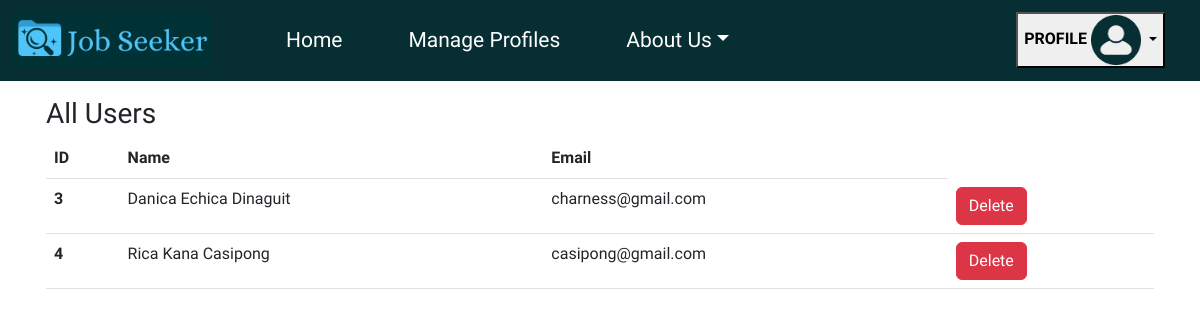
/admin/manage.php, run on the app's committed database.
### tables this page shows
CREATE TABLE `tbl_user` (
  `user_id` int(50) NOT NULL,
  `user_name` varchar(100) NOT NULL,
  `user_address` varchar(100) NOT NULL,
  `user_email` varchar(100) NOT NULL,
  `user_password` varchar(100) NOT NULL,
  `user_contactnumber` varchar(100) NOT NULL,
  `user_sex` varchar(100) NOT NULL
);

### admin/manage.php (the view, shortened to what this page needs)
<?php
include("../inc/header.php");
?>
<!DOCTYPE html>
<html lang="en">
<head>
    <link rel="stylesheet" href="../dashboardstyle.css">
    <link href="https://cdn.jsdelivr.net/npm/bootstrap@5.3.0-alpha3/dist/css/bootstrap.min.css" rel="stylesheet">
</head>
<body>
    <nav class="navbar navbar-expand-lg" id="nav_color">
        <div class="container-fluid">
        <a class="navbar-brand" href="loggedadmin.html">
                <img src="../images/logo.PNG" style=" width: 200px; margin-right: 0px;" alt="Logo">
            </a>
        <div class="collapse navbar-collapse" id="navbarScroll">
            <ul class="navbar-nav me-auto my-2 my-lg-0 navbar-nav-scroll" style="--bs-scroll-height: 100px;">
            <li class="nav-item">
                <a id="nav_item" class="nav-link active"  href="loggedadmin.html">Home</a>
            </li>
            <li class="nav-item">
                <a id="nav_item" class="nav-link" aria-current="page" href="#">Manage Profiles
                </a>
            </li>
            <li class="nav-item dropdown">
                <a id="nav_item" class="nav-link dropdown-toggle" href="#" role="button" data-bs-toggle="dropdown" aria-expanded="false">About Us</a>
            </li>
            </ul>
            <button class="nav-item dropdown" id="pro">
                <a class="nav-link dropdown-toggle" role="button" data-bs-toggle="dropdown" aria-expanded="false"><b>PROFILE</b>
                    <img class="profile" src="../images/pro_img.png" alt="Profile">
                </a>
            </button>
        </div>
        </div>
    </nav>
    <div class="container p-3" style="position: relative; top: 400px;">
    <h3>All Users</h3>
    <table class="table">
        <thead>
            <tr>
                <th scope="col">ID</th>
                <th scope="col">Name</th>
                <th scope="col">Email</th>
            </tr>
        </thead>
        <tbody>
            <?php
            $sql = "SELECT tu.user_id, tu.user_name, tu.user_email
                    FROM tbl_user AS tu";
            $result = mysqli_query($conn, $sql);
            if (mysqli_num_rows($result) > 0) {
            while($row = mysqli_fetch_assoc($result)) {
            ?>
                <tr>
                    <th scope="row"><?php echo $row["user_id"];?></th>
                    <td><?php echo $row["user_name"];?></td>
                    <td><?php echo $row["user_email"];?></td>
                    <td><a class="btn btn-danger" name="delete" href="profile.php?userid=<?php echo $row["user_id"];?>">Delete</a></td>
                </tr>
            <?php
            }
            } else {
            echo "<h3>No records found!</h3>";
            }
            ?>
        </tbody>
    </table>
</div>
    <br>
    <br>
    <br>
</body>
</html>

### dashboardstyle.css (style rules this page uses)
* { font-family: 'Alice', serif; }
.profile { height: 50px; width: 50px; }
#pro { margin-right: 23px; }
#nav_color { background-color: #072E33; }
#nav_item { color: white; margin-left: 50px; font-size: 21px; }
.container { margin-top: -400px; }

### data on the page
tbl_user: user_id "3", user_name "Danica Echica Dinaguit", user_email "charness@gmail.com"
tbl_user: user_id "4", user_name "Rica Kana Casipong", user_email "casipong@gmail.com"
